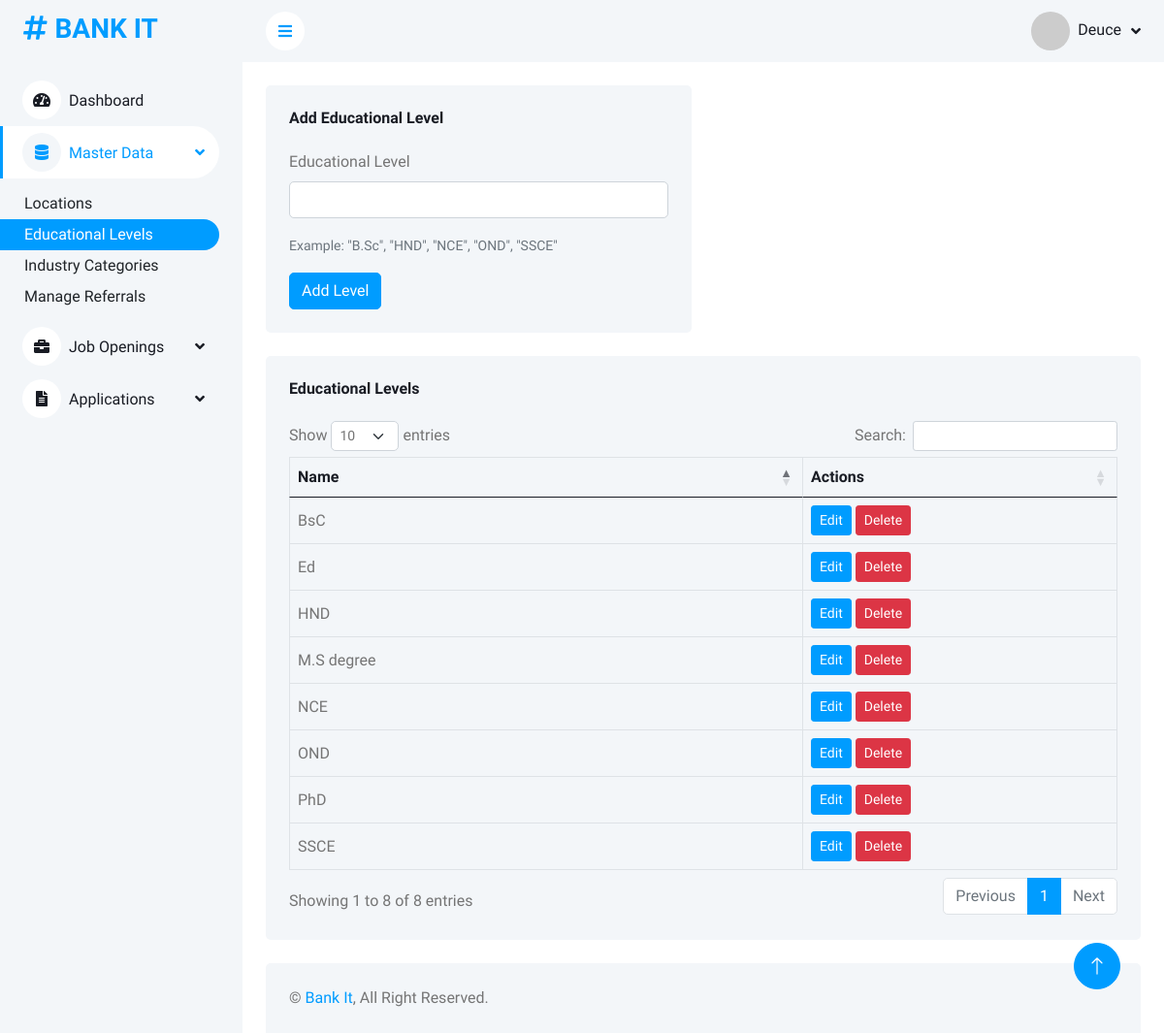
Screenshot of /educational_level.php (signed in) with the database file from the repository.
### tables this page shows
CREATE TABLE `educational_level` (
  `id` int(11) NOT NULL,
  `education` varchar(255) NOT NULL
);

### educational_level.php (the view, shortened to what this page needs)
<?php
include 'includes/db_con.php';
include 'layout/header.php';
?>
<body>
    <div class="container-xxl position-relative bg-white d-flex p-0">
        <?php include 'layout/sidebar.php'; ?>
        <div class="content">
            <?php include 'layout/navbar.php'; ?>
            <div class="container-fluid pt-4 px-4">
                <div class="row g-4">
                    <div class="col-sm-12 col-xl-6">
                        <div class="bg-light rounded h-100 p-4">
                            <h6 class="mb-4">Add Educational Level</h6>
                            <form method="POST" action="controllers/add_educational_level_controller.php">
                                <div class="mb-3">
                                    <label for="name" class="form-label">Educational Level</label>
                                    <input type="text" class="form-control" id="name" name="name">
                                </div>
                                <div class="mb-3">
                                    <small class="text-muted">Example: "B.Sc", "HND", "NCE", "OND", "SSCE"</small>
                                </div>
                                <input type="submit" class="btn btn-primary" value="Add Level" name="add_level">
                            </form>
                        </div>
                    </div>
                    <div class="col-12">
                        <div class="bg-light rounded h-100 p-4">
                            <h6 class="mb-4">Educational Levels</h6>
                            <div class="table-responsive">
                                <table id="myTable" class="table text-start align-middle table-bordered table-hover mb-0">
                                    <thead>
                                        <tr class="text-dark">
                                            <th scope="col">Name</th>
                                            <th scope="col" style="max-width: 200px">Actions</th>
                                        </tr>
                                    </thead>
                                    <tbody>
                                        <?php
                                        $query = "SELECT * FROM educational_level";
                                        $result = mysqli_query($conn, $query);
                                        if (!$result) {
                                            die('Query Failed' . mysqli_error($conn));
                                        } else {
                                            while ($row = mysqli_fetch_assoc($result)) {
                                                ?>
                                                <tr>
                                                    <td><?php echo $row['education']; ?></td>
                                                    <td>
                                                        <button data-bs-toggle="modal"
                                                            data-bs-target="#editEducationalLevelModal"
                                                            class="btn btn-sm btn-primary"
                                                            onclick="editEducationalLevel('<?php echo $row['id']; ?>','<?php echo $row['education']; ?>')">Edit</button>
                                                        <a class="btn btn-sm btn-danger"
                                                            href="controllers/delete_educational_level_controller.php?id=<?php echo $row['id']; ?>">Delete</a>
                                                    </td>
                                                </tr>
                                                <?php
                                            }
                                        }
                                        ?>
                                    </tbody>
                                </table>
                            </div>
                        </div>
                    </div>
                </div>
            </div>
            <?php include 'layout/footer.php'; ?>
</body>

### css/style.css (style rules this page uses)
:root { --primary: #009CFF; --light: #F3F6F9; --dark: #191C24; }
.btn { transition: .5s; }
.btn.btn-primary { color: #FFFFFF; }
.content { margin-left: 250px; min-height: 100vh; background: #FFFFFF; transition: 0.5s; }
@media (min-width: 992px) { .content { width: calc(100% - 250px); } }

### rows the page displays
educational_level: education "BsC"
educational_level: education "PhD"
educational_level: education "M.S degree"
educational_level: education "Ed"
educational_level: education "HND"
educational_level: education "NCE"
educational_level: education "OND"
educational_level: education "SSCE"

### other values shown
$_SESSION['username'] "Deuce"
